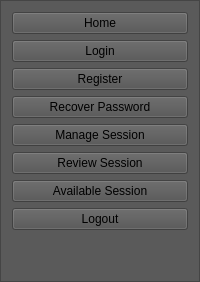
         <widget class="QFrame" name="frame_13">
          <property name="styleSheet">
           <string notr="true">background-color: rgba(81, 81, 81, 0.78);</string>
          </property>
          <property name="frameShape">
           <enum>QFrame::StyledPanel</enum>
          </property>
          <property name="frameShadow">
           <enum>QFrame::Raised</enum>
          </property>
          <layout class="QVBoxLayout" name="verticalLayout_27">
           <item>
            <layout class="QVBoxLayout" name="verticalLayout_28">
             <item>
              <widget class="QPushButton" name="menu_homeBtn">
               <property name="text">
                <string>Home</string>
               </property>
              </widget>
             </item>
             <item>
              <widget class="QPushButton" name="menu_loginBtn">
               <property name="text">
                <string>Login</string>
               </property>
              </widget>
             </item>
             <item>
              <widget class="QPushButton" name="menu_regBtn">
               <property name="text">
                <string>Register</string>
               </property>
              </widget>
             </item>
             <item>
              <widget class="QPushButton" name="menu_recPassBtn">
               <property name="text">
                <string>Recover Password</string>
               </property>
              </widget>
             </item>
             <item>
              <widget class="QPushButton" name="menu_manageSessionBtn">
               <property name="text">
                <string>Manage Session</string>
               </property>
              </widget>
             </item>
             <item>
              <widget class="QPushButton" name="menu_ReviewSessionBtn">
               <property name="text">
                <string>Review Session</string>
               </property>
              </widget>
             </item>
             <item>
              <widget class="QPushButton" name="menu_availSessionBtn">
               <property name="text">
                <string>Available Session</string>
               </property>
              </widget>
             </item>
             <item>
              <widget class="QPushButton" name="menu_logoutBtn">
               <property name="text">
                <string>Logout</string>
               </property>
              </widget>
             </item>
             <item>
              <spacer name="verticalSpacer_9">
               <property name="orientation">
                <enum>Qt::Vertical</enum>
               </property>
               <property name="sizeHint" stdset="0">
                <size>
                 <width>20</width>
                 <height>40</height>
                </size>
               </property>
              </spacer>
             </item>
            </layout>
           </item>
          </layout>
         </widget>
